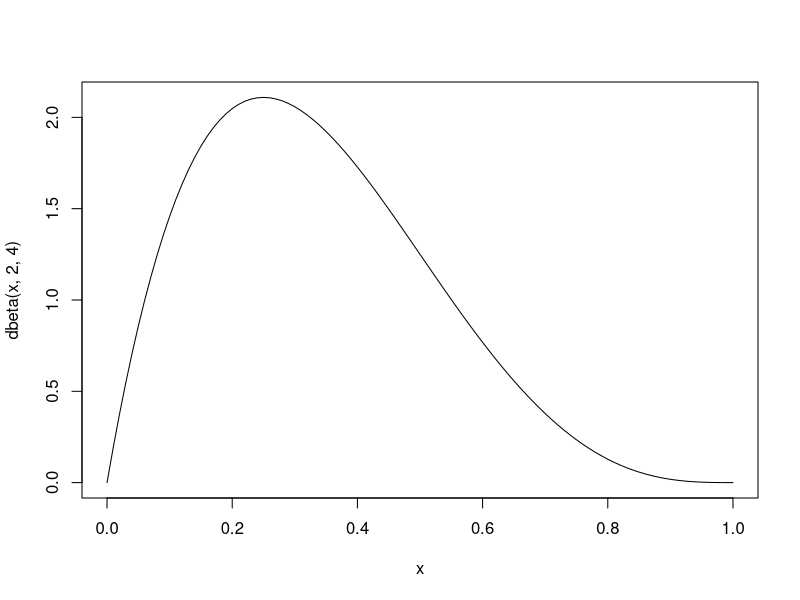
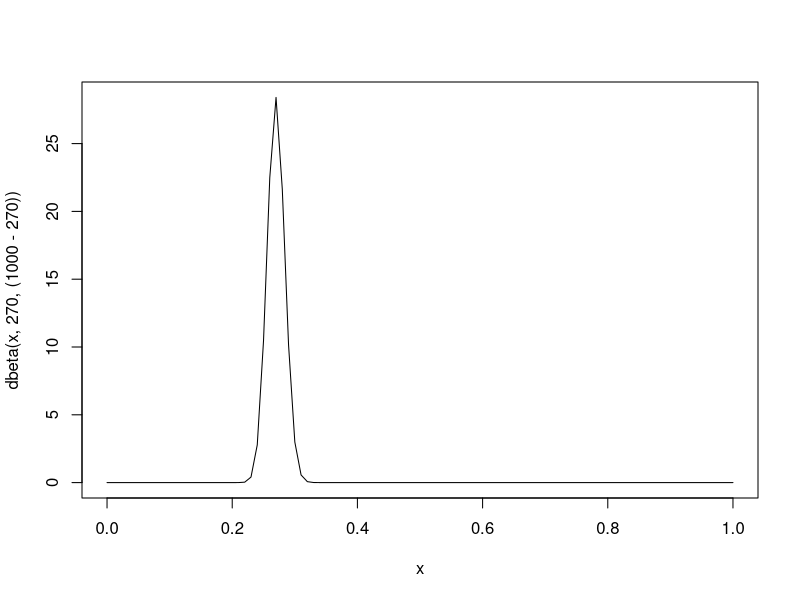
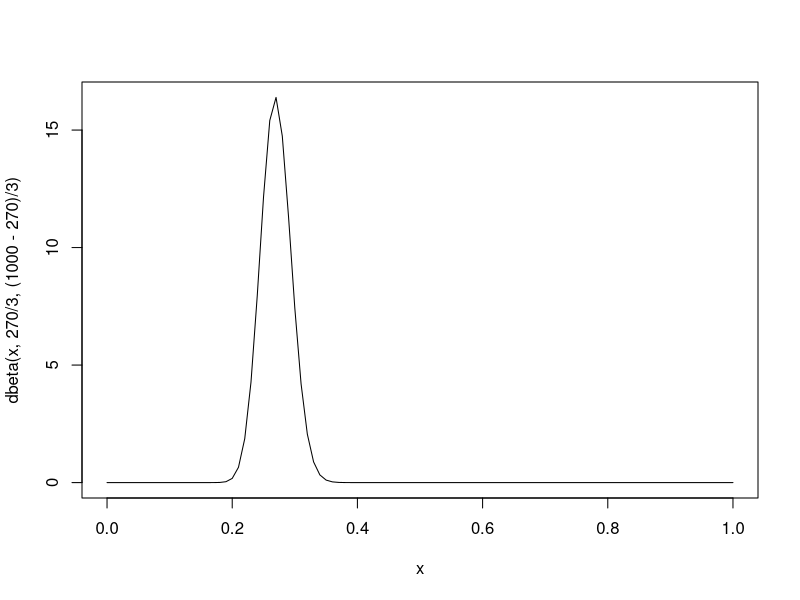
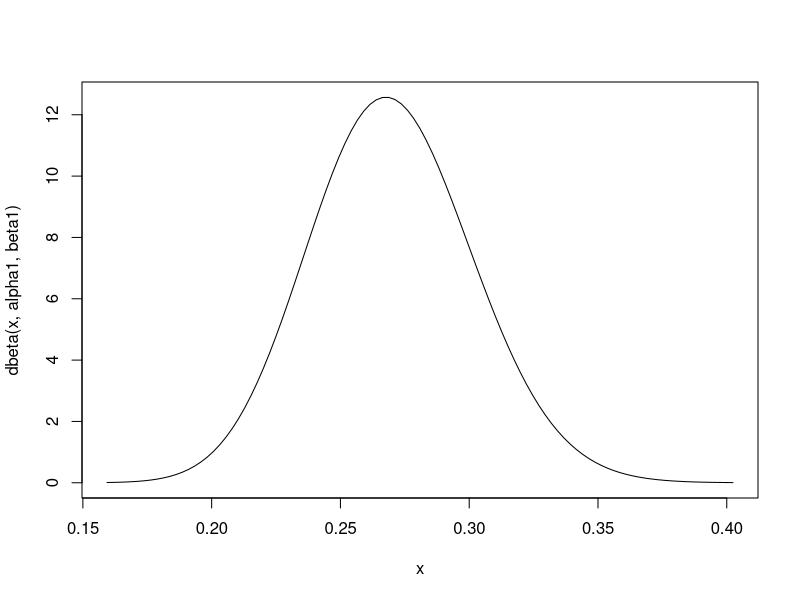
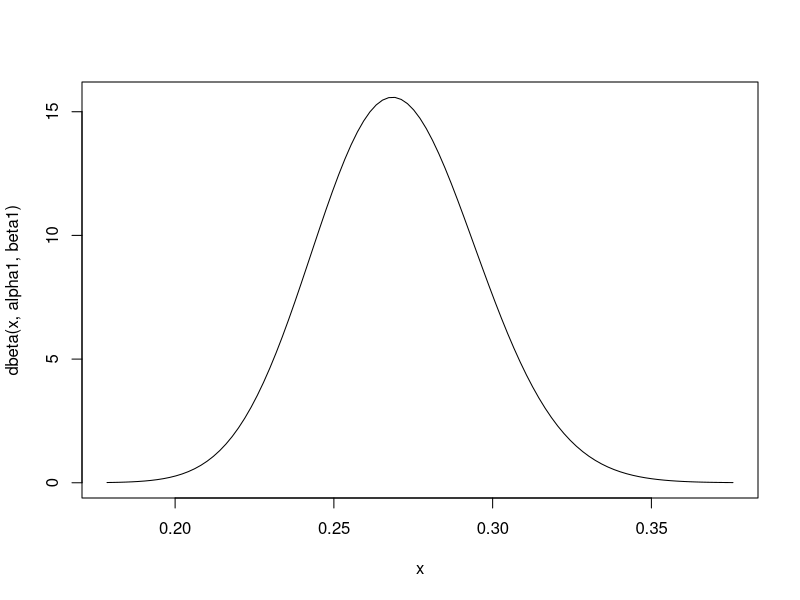
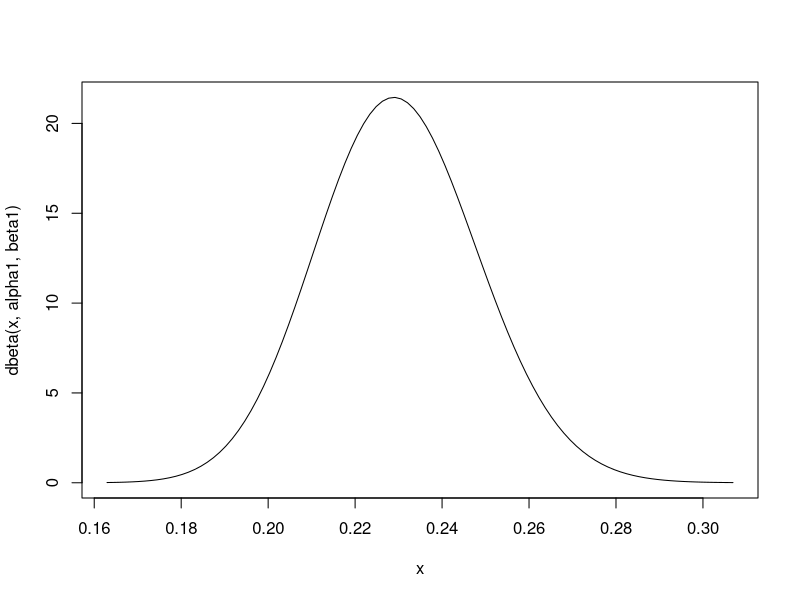

Reproduce these figures in R, in order.
## ---- chunk 1
knitr::opts_chunk$set(echo = TRUE)
## ---- chunk 2
curve(dbeta(x, 2, 4), from = 0, to = 1, type = "l")
## ---- chunk 3
curve(dbeta(x, 270, (1000 - 270)), from = 0, to = 1, type = "l")
## ---- chunk 4
curve(dbeta(x, 270 / 3, (1000 - 270) / 3), from = 0, to = 1, type = "l")
## ---- chunk 5
gimme_beta <- function(mean, cumulative_density, below, par_start = c(2, 2),
                       plot_from_to = NULL) {
  error <- function(x) {
    alpha1 <- x[1]
    beta1  <- x[2]
    fitted_mean <- alpha1 / (alpha1 + beta1)
    fitted_cumulative_density <- pbeta(below, alpha1, beta1)
    squared_diffs  <- sum((c(fitted_mean, fitted_cumulative_density )
                           - c(mean, cumulative_density))^2)
    squared_diffs
  }
  estimate <- optim(par_start, error)
  alpha1 = estimate$par[1]
  beta1 = estimate$par[2]
  if (is.null(plot_from_to)) {
    plot_from_to <- c(qbeta(0.00005, alpha1, beta1),
                      qbeta(0.99995, alpha1, beta1))
  }
  y <- curve(dbeta(x, alpha1, beta1),
             from = plot_from_to[1],
             to = plot_from_to[2],
             type = "l")
  c(shape1 = alpha1, shape2 = beta1)
}
## ---- chunk 6
gimme_beta(mean = .270, cumulative_density = .01, below = .2)
## ---- chunk 7
81 / (81 + 219) # mu, the mean
pbeta(.2, 81, 219) # theta, the percentage of the distribution that is below 0.2
## ---- chunk 8
gimme_beta(mean = .270, cumulative_density = .001897932, below = .2)
## ---- chunk 9
gimme_beta(.23, .05, .2)
